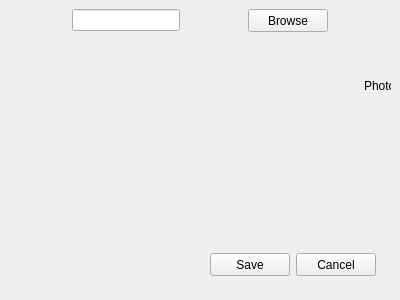
<?xml version="1.0" encoding="UTF-8"?>
<ui version="4.0">
 <class>Form</class>
 <widget class="QWidget" name="Form">
  <property name="geometry">
   <rect>
    <x>0</x>
    <y>0</y>
    <width>400</width>
    <height>300</height>
   </rect>
  </property>
  <property name="windowTitle">
   <string>Form</string>
  </property>
  <layout class="QGridLayout" name="gridLayout">
   <property name="margin">
    <number>9</number>
   </property>
   <item row="0" column="0">
    <layout class="QVBoxLayout" name="verticalLayout" stretch="0,1,0">
     <property name="bottomMargin">
      <number>15</number>
     </property>
     <item>
      <layout class="QHBoxLayout" name="horizontalLayout">
       <item>
        <spacer name="horizontalSpacer">
         <property name="orientation">
          <enum>Qt::Horizontal</enum>
         </property>
         <property name="sizeHint" stdset="0">
          <size>
           <width>40</width>
           <height>20</height>
          </size>
         </property>
        </spacer>
       </item>
       <item>
        <widget class="QLineEdit" name="lineEditDir"/>
       </item>
       <item>
        <spacer name="horizontalSpacer_2">
         <property name="orientation">
          <enum>Qt::Horizontal</enum>
         </property>
         <property name="sizeHint" stdset="0">
          <size>
           <width>40</width>
           <height>20</height>
          </size>
         </property>
        </spacer>
       </item>
       <item>
        <widget class="QPushButton" name="pushButtonScan">
         <property name="minimumSize">
          <size>
           <width>75</width>
           <height>23</height>
          </size>
         </property>
         <property name="styleSheet">
          <string notr="true">QPushButton#pushButtonScan
{
	border-image: url(Skin/button1.png);
}

QPushButton:pressed#pushButtonScan{
	border-image: url(Skin/button3.png);
}
QPushButton:hover#pushButtonScan{
	color:white;
}</string>
         </property>
         <property name="text">
          <string>Browse</string>
         </property>
        </widget>
       </item>
       <item>
        <spacer name="horizontalSpacer_3">
         <property name="orientation">
          <enum>Qt::Horizontal</enum>
         </property>
         <property name="sizeHint" stdset="0">
          <size>
           <width>40</width>
           <height>20</height>
          </size>
         </property>
        </spacer>
       </item>
      </layout>
     </item>
     <item>
      <widget class="QWidget" name="widgetPbPhotoOption" native="true">
       <property name="styleSheet">
        <string notr="true"/>
       </property>
       <widget class="QWidget" name="horizontalLayoutWidget">
        <property name="geometry">
         <rect>
          <x>0</x>
          <y>10</y>
          <width>676</width>
          <height>202</height>
         </rect>
        </property>
        <layout class="QHBoxLayout" name="horizontalLayout_3" stretch="0,0">
         <item>
          <widget class="QLabel" name="labelPhoto">
           <property name="minimumSize">
            <size>
             <width>288</width>
             <height>180</height>
            </size>
           </property>
           <property name="maximumSize">
            <size>
             <width>288</width>
             <height>180</height>
            </size>
           </property>
           <property name="styleSheet">
            <string notr="true">QLabel
{	
	background-color:transparent;
}</string>
           </property>
           <property name="text">
            <string/>
           </property>
          </widget>
         </item>
         <item>
          <widget class="QLabel" name="labelReCutImage">
           <property name="minimumSize">
            <size>
             <width>288</width>
             <height>180</height>
            </size>
           </property>
           <property name="maximumSize">
            <size>
             <width>288</width>
             <height>180</height>
            </size>
           </property>
           <property name="text">
            <string/>
           </property>
          </widget>
         </item>
        </layout>
       </widget>
       <widget class="QLabel" name="labelPhotoPreview">
        <property name="geometry">
         <rect>
          <x>355</x>
          <y>40</y>
          <width>81</width>
          <height>16</height>
         </rect>
        </property>
        <property name="text">
         <string>Photo Preview</string>
        </property>
       </widget>
      </widget>
     </item>
     <item>
      <layout class="QHBoxLayout" name="horizontalLayout_2">
       <property name="rightMargin">
        <number>15</number>
       </property>
       <item>
        <spacer name="horizontalSpacer_4">
         <property name="orientation">
          <enum>Qt::Horizontal</enum>
         </property>
         <property name="sizeHint" stdset="0">
          <size>
           <width>40</width>
           <height>20</height>
          </size>
         </property>
        </spacer>
       </item>
       <item>
        <widget class="QPushButton" name="pushButtonSave">
         <property name="minimumSize">
          <size>
           <width>75</width>
           <height>23</height>
          </size>
         </property>
         <property name="styleSheet">
          <string notr="true">QPushButton#pushButtonSave
{
	border-image: url(Skin/button1.png);
}

QPushButton:pressed#pushButtonSave{
	border-image: url(Skin/button3.png);
}
QPushButton:hover#pushButtonSave{
	color:white;
}</string>
         </property>
         <property name="text">
          <string>Save</string>
         </property>
        </widget>
       </item>
       <item>
        <widget class="QPushButton" name="pushButtonCancel">
         <property name="minimumSize">
          <size>
           <width>75</width>
           <height>23</height>
          </size>
         </property>
         <property name="styleSheet">
          <string notr="true">QPushButton#pushButtonCancel
{
	border-image: url(Skin/button1.png);
}

QPushButton:pressed#pushButtonCancel{
	border-image: url(Skin/button3.png);
}
QPushButton:hover#pushButtonCancel{
	color:white;
}</string>
         </property>
         <property name="text">
          <string>Cancel</string>
         </property>
        </widget>
       </item>
      </layout>
     </item>
    </layout>
   </item>
  </layout>
 </widget>
 <resources/>
 <connections/>
</ui>
